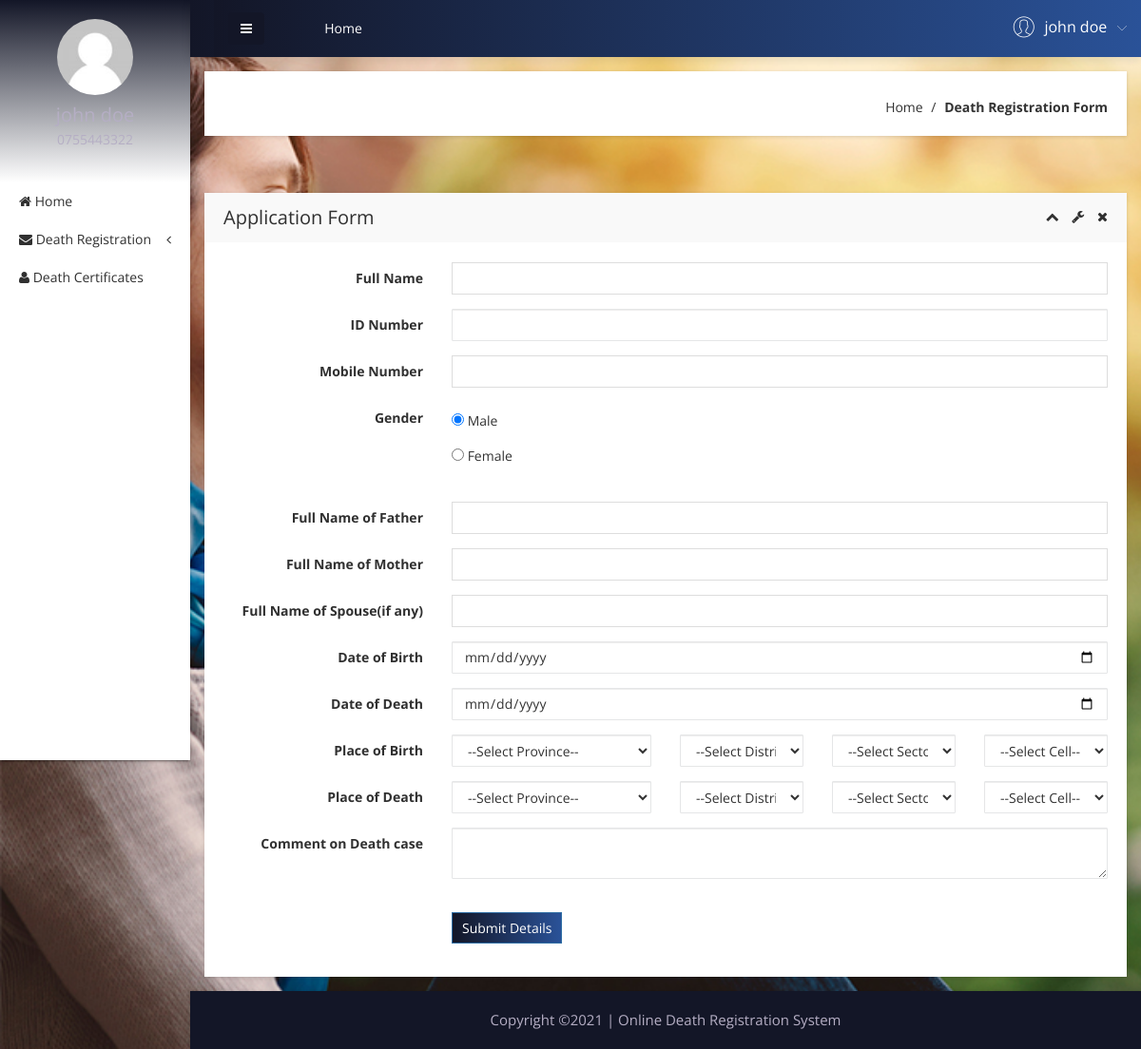
/user/fill-deathregform.php (signed in), run on the app's committed database.
### tables this page shows
CREATE TABLE `tbluser` (
  `ID` int(10) NOT NULL,
  `FirstName` varchar(200) DEFAULT NULL,
  `LastName` varchar(200) DEFAULT NULL,
  `MobileNumber` varchar(255) DEFAULT NULL,
  `Address` mediumtext DEFAULT NULL,
  `Password` varchar(200) NOT NULL,
  `RegDate` timestamp NULL DEFAULT current_timestamp()
);

### user/fill-deathregform.php (the view, shortened to what the rows shown need)
<?php
include('includes/dbconnection.php');
if (strlen($_SESSION['obcsuid'] == 0)) {
    header('location:logout.php');
} else {
?>
<!doctype html>
<html class="no-js" lang="en">
<head>
    <link rel="stylesheet" href="css/bootstrap.min.css">
    <link rel="stylesheet" href="css/font-awesome.min.css">
    <link rel="stylesheet" href="css/adminpro-custon-icon.css">
    <link rel="stylesheet" href="css/meanmenu.min.css">
    <link rel="stylesheet" href="css/jquery.mCustomScrollbar.min.css">
    <link rel="stylesheet" href="css/animate.css">
    <link rel="stylesheet" href="css/modals.css">
    <link rel="stylesheet" href="css/normalize.css">
    <link rel="stylesheet" href="css/form/all-type-forms.css">
    <link rel="stylesheet" href="style.css">
    <link rel="stylesheet" href="css/responsive.css">
</head>
<body class="materialdesign">
    <div class="wrapper-pro">
        <div class="container-fluid">
            <div class="row">
                <?php include_once('includes/sidebar.php'); ?>
                <?php include_once('includes/header.php'); ?>
                <div class="basic-form-area mg-b-15">
                    <div class="container-fluid">
                        <div class="row">
                            <div class="col-lg-12">
                                <div class="sparkline12-list shadow-reset mg-t-30">
                                    <div class="sparkline12-hd">
                                        <div class="main-sparkline12-hd">
                                            <h1>Application Form</h1>
                                        </div>
                                    </div>
                                </div>
                            </div>
                        </div>
                    </div>
                </div>
            </div>
        </div>
    </div>
    </div>
    </div>
</body>
</html><?php }  ?>

### user/includes/sidebar.php (shortened to what the rows shown need)
<?php
if (strlen($_SESSION['obcsuid'] == 0)) {
    header('location:logout.php');
} else {
?>
<div class="col-lg-2 left-sidebar-pro">
    <nav id="sidebar">
        <div class="sidebar-header">
            <?php
                $uid = $_SESSION['obcsuid'];
                $sql = "SELECT FirstName,LastName,MobileNumber from  tbluser where ID=:uid";
                $query = $dbh->prepare($sql);
                $query->bindParam(':uid', $uid, PDO::PARAM_STR);
                $query->execute();
                $results = $query->fetchAll(PDO::FETCH_OBJ);
                $cnt = 1;
                if ($query->rowCount() > 0) {
                    foreach ($results as $row) {               ?>
            <a href="#"><img src="img/message/avatar.jpg" alt="" />
            </a>
            <h3><?php echo $row->FirstName; ?> <?php echo $row->LastName; ?></h3>
            <p><?php echo $row->MobileNumber; ?></p><?php $cnt = $cnt + 1;
                                                            }
                                                        } ?>
        </div>
    </nav>
</div><?php }  ?>

### user/includes/header.php (shortened to what the rows shown need)
<?php
 if (strlen($_SESSION['obcsuid'] == 0)) {
     header('location:logout.php');
 } else {
 ?>
<div class="col-lg-10 main-side-pro">
    <div class="content-inner-all">
        <div class="header-top-area">
            <div class="fixed-header-top">
                <div class="container-fluid">
                    <div class="row">
                        <div class="col-lg-5 col-md-5 col-sm-6 col-xs-12">
                            <div class="header-right-info">
                                <ul class="nav navbar-nav mai-top-nav header-right-menu">
                                    <?php
                                         $uid = $_SESSION['obcsuid'];
                                         $sql = "SELECT FirstName,LastName,MobileNumber from  tbluser where ID=:uid";
                                         $query = $dbh->prepare($sql);
                                         $query->bindParam(':uid', $uid, PDO::PARAM_STR);
                                         $query->execute();
                                         $results = $query->fetchAll(PDO::FETCH_OBJ);
                                         $cnt = 1;
                                         if ($query->rowCount() > 0) {
                                             foreach ($results as $row) {               ?>
                                    <li class="nav-item">
                                        <a href="#" data-toggle="dropdown" role="button" aria-expanded="false"
                                            class="nav-link dropdown-toggle">
                                            <span
                                                class="adminpro-icon adminpro-user-rounded header-riht-inf"></span>
                                            <span class="admin-name"><?php echo $row->FirstName; ?>
                                                <?php echo $row->LastName; ?> </span>
                                            <span
                                                class="author-project-icon adminpro-icon adminpro-down-arrow"></span><?php $cnt = $cnt + 1;
                                                                                                                                 }
                                                                                                                             } ?>
                                        </a>
                                    </li>
                                </ul>
                            </div>
                        </div>
                    </div>
                </div>
            </div>
        </div><?php }  ?>

### data on the page
tbluser: FirstName "john", LastName "doe", MobileNumber "0755443322"
